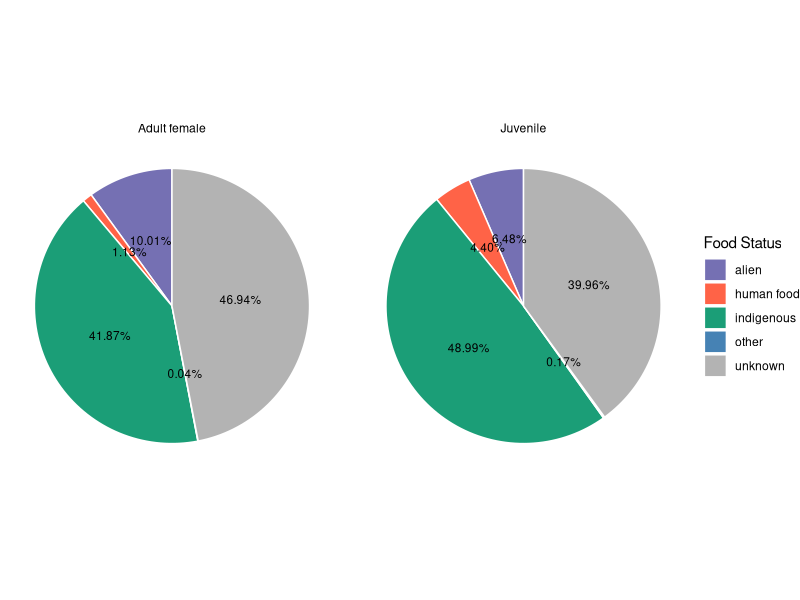
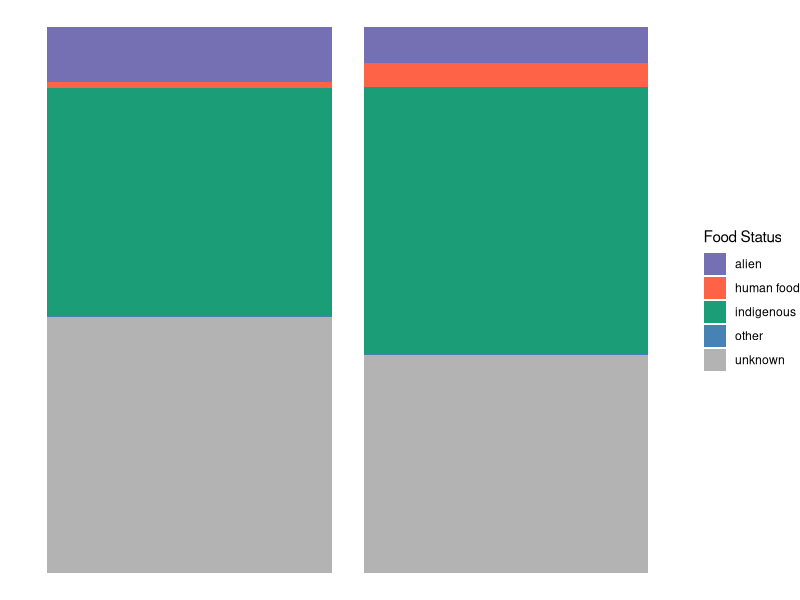
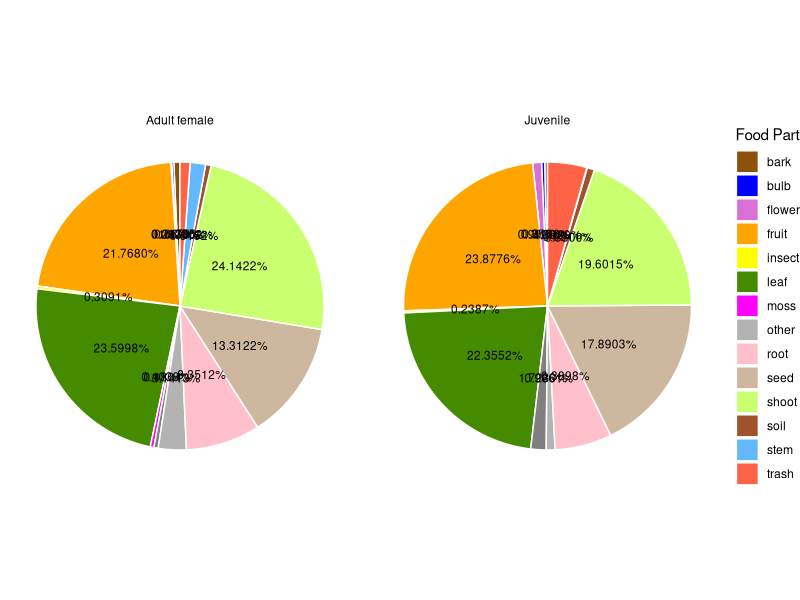
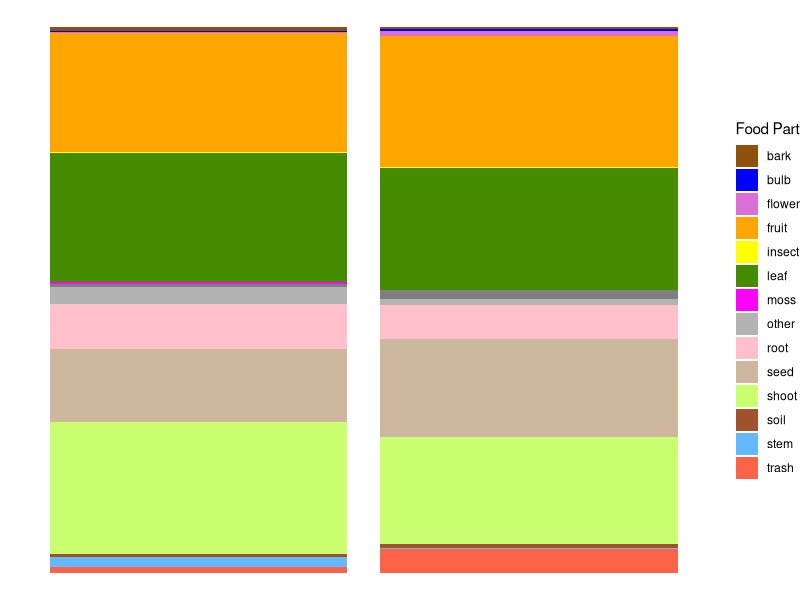

Generate these figures, in order, with R: (Note: this script raises an error after producing the figures.)
##########################################
############# Final Proj #################
########### Sophia Mummert ###############
############## 3/4/26 ####################
##########################################


#load libraries#
library(readxl)
library(dplyr)
library(hms)
library(tidyverse) 
library(readxl) 
library(ggplot2)
library(lubridate)
library(stringr)
library(lme4)
library(lmerTest)


#import datasets#
bintervention = read_excel("NVBP_Bintervention_Feeding.xlsx", 
                                       sheet = "Focal_Feeding")
binter_focal = read_excel("NVBP_Bintervention_Feeding.xlsx", 
                          sheet = "Focal_Behavior_Scans")

demography_table = read_excel("NV_DemographyTable.xlsx", 
                              sheet = "nv_demography_table", 
                              skip = 1, col_names = TRUE)
food_list = read_excel("List of foods observed eaten by NVT baboons.xlsx")

#----------------------------------------------------#
#                        Cleaning                    #
#----------------------------------------------------#

#cleaning time function taken from previous project
convert_mixed_time = function(x) {
  if (is.factor(x)) x = as.character(x)
  
  if (grepl("^1899-12-31", x)) {
    time_part = sub("1899-12-31\\s+", "", x)
    try_excel_hms = suppressWarnings(as.numeric(lubridate::hms(time_part)))
    if (!is.na(try_excel_hms)) return(try_excel_hms)
  }
  
  try_hms = suppressWarnings(as.numeric(lubridate::hms(x)))
  if (!is.na(try_hms)) return(try_hms)
  
  num = suppressWarnings(as.numeric(x))
  if (!is.na(num)) return(num * 86400)
  
  return(NA_real_)
}


### binter_focal bc I need to get the TMF start times ###
binter_focal$Focal_behavior = tolower(binter_focal$Focal_behavior)

binter_focal = binter_focal %>%
  select(Focal_Index, Date, ScanNumber, ScanTime, Focal_behavior) %>%
  filter(ScanNumber == 1) %>%
  filter(Focal_behavior == "feed")


binter_focal = binter_focal %>%
  mutate(
    ScanTime = sapply(ScanTime, convert_mixed_time)) %>%
  mutate(ScanEnd = ScanTime + 600)

#remove duplicate groups in binter_focal that need to be cleaned
time_binter = binter_focal %>%
  group_by(Focal_Index) %>%
  summarise(
    ScanTime = first(ScanTime),
    ScanEnd  = first(ScanEnd),
    .groups = "drop"
  )

#demography table
names(demography_table)[names(demography_table) == "alive_now?"] = "Status"
names(demography_table)[names(demography_table) == "age_categeory_first_seen"] = "Age_Cat"
names(demography_table)[names(demography_table) == "Code"] = "Focal_ID"

demog = demography_table %>%
  select(Name, Focal_ID, Sex, NV_Original, Status, Age_Cat) %>%
  filter(Focal_ID %in% c("ES", "MS", "ZN", "RB", "LK", "GR", "KB", "BV", "SU"))

demog[1,6] = "Parous"

#####------- plant foods df --------#####
food_list$Food_ID = tolower(food_list$Species)
names(food_list)[names(food_list) == "Native, Alien, or Alien Invasive?"] = "Status"
food_list$Status = tolower(food_list$Status)

food_list = food_list %>%
  distinct(Food_ID, .keep_all = TRUE)

######--------- full dataset -------#####
bintervention$Food_ID = tolower(bintervention$Food_ID)
bintervention$Food_part = tolower(bintervention$Food_part)

#clean time columns to convert to seconds, and use TMF as start times when 
#start times are missing
bintervention = bintervention %>% 
  mutate(start_time_sec = sapply(Start_time, convert_mixed_time), 
         end_time_sec = sapply(End_time, convert_mixed_time), 
        TMF_start = sapply(TMF_start, convert_mixed_time), 
        TMF_end = sapply(TMF_end, convert_mixed_time))

bintervention = bintervention %>%
  mutate(
    start_time_sec = coalesce(start_time_sec, TMF_start),
    end_time_sec   = coalesce(end_time_sec, TMF_end),
    Duration_sec = end_time_sec - start_time_sec
  )

#adding demography and food status
bintervention = bintervention %>%
  select(Focal_Index, Day, Month, Year, Date, Focal_ID, 
         Food_ID, Food_part, Context_and_comments, 
         TMF_start, start_time_sec, end_time_sec, 
         TMF_end, Duration_sec) %>%
  left_join(demog %>% select(Focal_ID, Sex, Age_Cat),
            by = "Focal_ID") %>%
  left_join(food_list %>% select(Food_ID, Status),
            by = "Food_ID")

#fixing some "other"
bintervention = bintervention %>%
  mutate(Status = if_else(str_detect(Food_part, "trash"), "human food", Status)) %>%
  mutate(Status = if_else(str_detect(Food_part, "head|heads|body"), "other", Status)) %>%
  mutate(Status = if_else(str_detect(Food_ID, "termites"), "other", Status)) %>%
  #mushroom can go into other instead of alien (will discuss this)
  mutate(Status = if_else(str_detect(Food_ID, "stereum ostrea"), "other", Status))
 #this is the last instance of "alien non-invasive, so I'm changing things up

#now just going to be alien versus indigenous, so changing all the "alien invasive" to just "alien"
bintervention = bintervention %>%
  mutate(Status = if_else(str_detect(Status, "alien invasive"), "alien", Status))

#making the rest of Status NAs unknown
bintervention = bintervention %>%
  mutate(Status = coalesce(Status, "unknown"))

#honestly this whole time_binter and time_bintervention fix took legitimately 
#2 days to figure out and I just kept throwing things at the code until I got it
#to work work and I'm almost positive there's a better way to do it but this is
#what I got. 

#basically, if the start and end times are there, keep
#next, if the TMF start or end was there (I added to my local excel file), then
#use those to fill in missing start or end time. 
#next, if bout start or end is empty AND TMF start or end time is empty, pull
#from the focal behavior scan with corresponding focal index (which I input for
#those missing focal_index in feeding tab on local file). Therefore, binterfocal 
#is filtered for: behavior = feed, scan = 1. SO that SHOULD account for all the 
#missing TMF start, then automatically adds 600 seconds for TMF end. I just 
#manually fill in the TMF ends for entries that had a start time but "in prog"
#for end. This accounts for all entries marked "in prog". The only 10 leftover 
#were from TMFs that have weird discrepancies in the field datasheets or are 
#missing the field sheets entirely.

time_bintervention = bintervention %>%
  left_join(time_binter, by = "Focal_Index") %>%
  mutate(
    TMF_start = ifelse(
      is.na(TMF_start) & is.na(start_time_sec),
      ScanTime,
      TMF_start
    ),
    TMF_end = ifelse(
      is.na(TMF_end) & is.na(end_time_sec),
      ScanEnd,
      TMF_end
    )
  ) %>%
  select(-ScanTime, -ScanEnd) %>%
  mutate(
    start_time_sec = coalesce(start_time_sec, TMF_start),
    end_time_sec   = coalesce(end_time_sec, TMF_end),
    Duration_sec = end_time_sec - start_time_sec
  )

time_bintervention = time_bintervention %>%
  mutate(
    Sex_Age = case_when(
      Sex == "female" & Age_Cat %in% c("Parous", "Nulliparous") ~ "Adult female",
      Age_Cat == "Juvenile" ~ "Juvenile",
      TRUE ~ paste(Age_Cat, Sex)
    )
  )

#I removed the 10 entries that still have NA in the duration section
#because I cannpt "clean" them in my dataset (missing, etc)
clean_bintervention = time_bintervention %>%
  select(Focal_Index, Date, Focal_ID, 
         Food_ID, Food_part, Status,
         Context_and_comments, 
         Duration_sec, Sex, Age_Cat, Sex_Age) %>%
  drop_na(Duration_sec)

# food part cleaning #
unique(bintervention$Food_part)

clean_food_part = clean_bintervention %>%
  select(Focal_Index, Focal_ID, Date, Food_ID, Food_part, Context_and_comments, 
         Duration_sec, Sex_Age) %>%
  mutate(
    Food_part_raw = str_to_lower(Food_part),
    Food_part_raw = str_trim(Food_part_raw),
    
    #all of this part is cleaning but in R because it seemed easier to catch things 
    Food_part_raw = str_replace_all(Food_part_raw, "\\(", ""),
    Food_part_raw = str_replace_all(Food_part_raw, "\\)", ""),
    
    Food_part_raw = str_replace_all(Food_part_raw, "leaves - mature", "mature leaf"),
    Food_part_raw = str_replace_all(Food_part_raw, "mature and young leaves", "mature leaf and young leaf"),
    Food_part_raw = str_replace_all(Food_part_raw, "fruti", "fruit"),
    Food_part_raw = str_replace_all(Food_part_raw, "fruits", "fruit"),
    Food_part_raw = str_replace_all(Food_part_raw, "leafs", "leaf"),
    Food_part_raw = str_replace_all(Food_part_raw, "leaves", "leaf"),
    Food_part_raw = str_replace_all(Food_part_raw, "leave", "leaf"),
    Food_part_raw = str_replace_all(Food_part_raw, "young sapling", "young leaf"),
    Food_part_raw = str_replace_all(Food_part_raw, "leavee", "leaf"),
    Food_part_raw = str_replace_all(Food_part_raw, "shoots?|short shoot|shoots", "shoot"),
    Food_part_raw = str_replace_all(Food_part_raw, "roots?", "root"),
    Food_part_raw = str_replace_all(Food_part_raw, "seeds?|brown seeds", "seed"),
    Food_part_raw = str_replace_all(Food_part_raw, "seed pods", "seed"),
    Food_part_raw = str_replace_all(Food_part_raw, "flowers?", "flower"),
    Food_part_raw = str_replace_all(Food_part_raw, "outer ?bark|inner bark", "bark"),
    Food_part_raw = str_replace_all(Food_part_raw, "matures leaf", "mature leaf"),
    Food_part_raw = str_replace_all(Food_part_raw, "mature leafs", "mature leaf"),
    Food_part_raw = str_replace_all(Food_part_raw, "immature leafs|immature leaf", "young leaf"),
    Food_part_raw = str_replace_all(Food_part_raw, "leaf,young", "young leaf"),
    Food_part_raw = str_replace_all(Food_part_raw, "matures leaf", "mature leaf"),
    Food_part_raw = str_replace_all(Food_part_raw, "mature leafs", "mature leaf"),
    Food_part_raw = str_replace_all(Food_part_raw, "immature leafs|immature leaf", "young leaf"),
    Food_part_raw = str_replace_all(Food_part_raw, "leaf,young", "young leaf"),
    Food_part_raw = str_replace_all(Food_part_raw, "leaf-young", "young leaf"),
    Food_part_raw = str_replace_all(Food_part_raw, "leaf-mature", "mature leaf"),
    Food_part_raw = str_replace_all(Food_part_raw, "mature leavee", "mature leaf"),
    Food_part_raw = str_replace_all(Food_part_raw, "fruit unripe", "unripe fruit"),
    Food_part_raw = str_replace_all(Food_part_raw, "stem base", "stem"),
    Food_part_raw = str_replace_all(Food_part_raw, "dirt|soil", "soil"),
    Food_part_raw = str_replace_all(Food_part_raw, "head|heads|body", "insect"),
    Food_part_raw = str_replace_all(Food_part_raw, "vine in tree", "vine"),
    Food_part_raw = str_replace_all(Food_part_raw, "peel", "other"),
    Food_part_raw = str_replace_all(Food_part_raw, "leaves/stick", "other"),
    Food_part_raw = str_replace_all(Food_part_raw, "na|unknown|unk", "other"),
    
    Food_part_raw = str_replace_all(Food_part_raw, "\\s*,\\s*", ","),
    
    Food_part_raw = str_replace_all(Food_part_raw, " and |/|&|-|\\.", ","),
    Food_part_raw = str_replace_all(Food_part_raw, ",+", ","),
    
    Food_part_raw = str_trim(Food_part_raw)) %>%
  
  #some have more than 1 plant part, separate them to be counted as separate ?
  mutate(
    n_parts = ifelse(is.na(Food_part_raw), 1,
                     str_count(Food_part_raw, ",") + 1)
  ) %>%
  
  separate_rows(Food_part_raw, sep = ",") %>%
  mutate(Food_part_raw = str_trim(Food_part_raw)) %>%
  
  #can't keep rewriting this cleaning code so adding breakthrough typos here
  mutate(
    Food_part_raw = str_replace_all(Food_part_raw, "shoots", "shoot"),
    Food_part_raw = str_replace_all(Food_part_raw, "insects", "insect"),
    Food_part_raw = str_replace_all(Food_part_raw, "mature leafe", "mature leaf"),
    Food_part_raw = str_replace_all(Food_part_raw, "shrub", "vine"),
    Food_part_raw = str_replace_all(Food_part_raw, "stick", "other"),
    
    Food_part_raw = str_trim(Food_part_raw)
  ) %>%
  
  #also want to distinguish between mature and young leaves + ripe fruit
  mutate(
    state = case_when(
      str_detect(Food_part_raw, "unripe") ~ "unripe",
      str_detect(Food_part_raw, "ripe") ~ "ripe",
      str_detect(Food_part_raw, "young|immature") ~ "young",
      str_detect(Food_part_raw, "mature") ~ "mature",
      TRUE ~ NA_character_
    ), 
    Food_part_clean = str_remove_all(
      Food_part_raw,
      "young|immature|mature|ripe|unripe"
    ),
    Food_part_clean = str_trim(Food_part_clean)) %>%
  
  mutate(
    duration_part = Duration_sec / n_parts
  )


unique(clean_food_part$Food_part_clean)

#---------------------------------------------------#
#                 Analyses                          #
#---------------------------------------------------#

#Exploring Food status by Sex and Age Class

food_status_summary = clean_bintervention %>%
  group_by(Sex_Age, Status) %>%  # Status = indigenous/exotic
  summarise(total_time = sum(Duration_sec, na.rm = TRUE)) %>%
  group_by(Sex_Age) %>%
  mutate(prop = total_time / sum(total_time))

ggplot(food_status_summary, 
       aes(x = "", y = prop, fill = Status)) +
  geom_col(width = 1, color = "white") +
  coord_polar(theta = "y") +
  facet_wrap(~ Sex_Age) +
  geom_text(aes(label = scales::percent(prop)),
            position = position_stack(vjust = 0.5),
            size = 3) +
  scale_fill_manual(values = c(
    "indigenous" = "#1b9e77",
    "alien" = "#7570b3",
    "unknown" = "grey70", 
    "other" = "steelblue",
    "human food" = "tomato"
  )) +
  labs(fill = "Food Status") +
  theme_void()

ggplot(food_status_summary, 
       aes(x = Sex_Age, y = prop, fill = Status)) +
  geom_col(position = "fill") +
  labs(y = "Proportion", fill = "Status") +
  scale_fill_manual(values = c(
    "indigenous" = "#1b9e77",
    "alien" = "#7570b3",
    "unknown" = "grey70", 
    "other" = "steelblue",
    "human food" = "tomato"
  )) +
  labs(fill = "Food Status") +
  theme_void()

#Exploring Food part usage by Sex and Age class

food_part_summary = clean_food_part %>%
  group_by(Sex_Age, Food_part_clean) %>%
  summarise(total_time = sum(duration_part, na.rm = TRUE)) %>%
  group_by(Sex_Age) %>%
  mutate(prop = total_time / sum(total_time))

ggplot(food_part_summary,
       aes(x = "", y = prop, fill = Food_part_clean)) +
  geom_col(width = 1, color = "white") +
  coord_polar(theta = "y") +
  facet_wrap(~ Sex_Age) +
  geom_text(aes(label = scales::percent(prop)),
            position = position_stack(vjust = 0.5),
            size = 3) +
  scale_fill_manual(values = c(
    "bark" = "#8c510a",
    "bulb" = "blue",
    "flower" = "orchid",
    "fruit" = "orange",
    "insect" = "yellow",
    "leaf" = "chartreuse4",
    "moss" = "magenta",
    "seed" = "bisque3",
    "shoot" = "darkolivegreen1",
    "soil" = "sienna",
    "stem" = "steelblue1",
    "trash" = "tomato",
    "vine" = "lavender",
    "other" = "grey70",
    "root" = "pink"
  )) +
  labs(fill = "Food Part") +
  theme_void() 

ggplot(food_part_summary, 
       aes(x = Sex_Age, y = prop, fill = Food_part_clean)) +
  geom_col(position = "fill") +
  labs(y = "Proportion", fill = "Status") +
  scale_fill_manual(values = c(
    "bark" = "#8c510a",
    "bulb" = "blue",
    "flower" = "orchid",
    "fruit" = "orange",
    "insect" = "yellow",
    "leaf" = "chartreuse4",
    "moss" = "magenta",
    "seed" = "bisque3",
    "shoot" = "darkolivegreen1",
    "soil" = "sienna",
    "stem" = "steelblue1",
    "trash" = "tomato",
    "vine" = "lavender",
    "other" = "grey70",
    "root" = "pink"
  )) +
  labs(fill = "Food Part") +
  theme_void()

#----------------------------------------------------------#


#### Comparison of Indigenous vs Alien Duration for AF and J
indiv_status = clean_bintervention %>%
  group_by(Focal_ID, Sex_Age, Sex, Status) %>%
  summarise(total_duration = sum(Duration_sec, na.rm = TRUE)) %>%
  group_by(Focal_ID) %>%
  mutate(prop_duration = total_duration / sum(total_duration)) %>%
  ungroup()

prop_alien_table = clean_bintervention %>%
  group_by(Focal_ID, Sex_Age) %>%
  summarise(
    total_time = sum(Duration_sec, na.rm = TRUE),
    alien_time = sum(Duration_sec[Status == "alien"], na.rm = TRUE),
    prop_alien = alien_time / total_time
  ) %>%
  ungroup()

prop_indigenous_table = clean_bintervention %>%
  group_by(Focal_ID, Sex_Age) %>%
  summarise(
    total_time = sum(Duration_sec, na.rm = TRUE),
    indigenous_time = sum(Duration_sec[Status == "indigenous"], na.rm = TRUE),
    prop_indigenous = indigenous_time / total_time
  ) %>%
  ungroup()

t.test(prop_alien ~ Sex_Age, data = prop_alien_table)
t.test(prop_indigenous ~ Sex_Age, data = prop_indigenous_table)


#Comparison of Alien vs Indigenous of Nulli vs Parous AF
adult_females = clean_bintervention %>%
  filter(Sex == "female", Age_Cat %in% c("Parous", "Nulliparous"))

adult_alien_prop = adult_females %>%
  group_by(Focal_ID, Age_Cat) %>%
  summarise(
    total_time = sum(Duration_sec, na.rm = TRUE),
    alien_time = sum(Duration_sec[Status == "alien"], na.rm = TRUE),
    prop_alien = alien_time / total_time
  ) %>%
  ungroup()

wilcox.test(prop_alien ~ Age_Cat, data = adult_alien_prop)

adult_indigenous_prop = adult_females %>%
  group_by(Focal_ID, Age_Cat) %>%
  summarise(
    total_time = sum(Duration_sec, na.rm = TRUE),
    indigenous_time = sum(Duration_sec[Status == "indigenous"], na.rm = TRUE),
    prop_indigenous = indigenous_time / total_time
  ) %>%
  ungroup()

wilcox.test(prop_alien ~ Age_Cat, data = adult_alien_prop)
wilcox.test(prop_indigenous ~ Age_Cat, data = adult_indigenous_prop)



#### Comparison of Fruit, Leaf, Insect, and Trash Duration for AF and J
indiv_food = clean_food_part %>%
  group_by(Focal_ID, Sex_Age, Food_part_clean) %>%
  summarise(n_bouts = n(),
            AverageBoutLength_ForID = mean(duration_part, na.rm = TRUE),
            TotalDuration_ForID = sum(duration_part, na.rm = TRUE)) %>%
  ungroup()

#compare means of fruit duration
fruit_duration = indiv_food %>%
  filter(Food_part_clean == "fruit")
t.test(AverageBoutLength_ForID ~ Sex_Age, data = fruit_duration)

#compare means of leaf duration
leaf_duration = indiv_food %>%
  filter(Food_part_clean == "leaf")
t.test(AverageBoutLength_ForID ~ Sex_Age, data = leaf_duration)

#compare means of insect duration *** (significant)
insect_duration = indiv_food %>%
  filter(Food_part_clean == "insect")
t.test(AverageBoutLength_ForID ~ Sex_Age, data = insect_duration)

#compare means of "human food" duration (grouped as Trash)
trash_duration = indiv_food %>%
  filter(Food_part_clean == "trash")
t.test(AverageBoutLength_ForID ~ Sex_Age, data = trash_duration)


#linear mixed models that account for Focal ID as random effect

#LMM fruit - not significant
lmm_fruit = lmer(duration_part ~ Sex_Age + (1 | Focal_ID), data = clean_food_part%>%
                   filter(Food_part_clean == "fruit"))
summary(lmm_fruit)

#LMM leaf - not significant
lmm_leaf = lmer(duration_part ~ Sex_Age + (1 | Focal_ID), data = clean_food_part%>%
                   filter(Food_part_clean == "leaf"))
summary(lmm_leaf)

#LMM shoots - not significant
lmm_shoot = lmer(duration_part ~ Sex_Age + (1 | Focal_ID), data = clean_food_part%>%
                   filter(Food_part_clean == "shoot"))
summary(lmm_shoot)

#LMM insect - significant 
lmm_insect = lmer(duration_part ~ Sex_Age + (1 | Focal_ID), data = clean_food_part%>%
                  filter(Food_part_clean == "insect"))
summary(lmm_insect)


#LMM trash - significant 
lmm_trash = lmer(duration_part ~ Sex_Age + (1 | Focal_ID), data = clean_food_part%>%
                  filter(Food_part_clean == "trash"))
summary(lmm_trash)

#Results table 
food_types = c("fruit", "leaf", "insect", "trash")
results_list = lapply(food_types, function(food) {
  model = lmer(
    duration_part ~ Sex_Age + (1 | Focal_ID),
    data = clean_food_part %>% filter(Food_part_clean == food)
  )
  coef_table = summary(model)$coefficients
  
  if ("Sex_AgeJuvenile" %in% rownames(coef_table)) {
    juvenile_row = data.frame(
      Food_part = food,
      Effect_Juvenile = coef_table["Sex_AgeJuvenile", "Estimate"],
      SE = coef_table["Sex_AgeJuvenile", "Std. Error"],
      t_value = coef_table["Sex_AgeJuvenile", "t value"],
      p_value = coef_table["Sex_AgeJuvenile", "Pr(>|t|)"]
    )
  } else {
    juvenile_row = data.frame(
      Food_part = food,
      Effect_Juvenile = NA,
      SE = NA,
      t_value = NA,
      p_value = NA
    )
  }
  return(juvenile_row)
})
food_part_LMM_results = bind_rows(results_list)

#individual diet: food part percentage table 
indiv_food_part_percentage = clean_food_part %>%
  group_by(Focal_ID, Sex_Age, Food_part_clean) %>%
  summarise(total_time = sum(duration_part, na.rm = TRUE)) %>%
  group_by(Focal_ID) %>%
  mutate(prop_time = total_time / sum(total_time)) %>%
  mutate(percent = round(prop_time * 100, 2)) %>%
  ungroup()
  

indiv_food_part_table = indiv_food_part_percentage %>%
  select(Focal_ID, Food_part_clean, Sex_Age, percent) %>%
  pivot_wider(names_from = Food_part_clean, values_from = percent) %>%
  replace(is.na(.), 0)

food_order = c("fruit", "leaf", "shoot", "seed", "root", "insect", "flower",
               "bark", "soil", "stem", "vine", "bulb", "moss", "trash", "other")

indiv_food_part_table = indiv_food_part_table %>%
  select(Focal_ID, Sex_Age, all_of(food_order)) %>%
  rename_with(~ paste0(str_to_title(.x), " (%)"),
              -c(Focal_ID, Sex_Age)) %>%
  rename(Class = Sex_Age) %>%
  arrange(Class)








### plot play
ggplot(clean_food_part, aes(x = duration_part)) +
  geom_histogram(bins = 30, fill = "steelblue")

summary(clean_food_part$duration_part)

#results: histogram shows skew in duration data which is expected for feeding
#times, and a high count of the 600 seconds (10 min entirety)

ggplot(clean_food_part, aes(x = duration_part)) +
  geom_histogram(bins = 30, fill = "steelblue") +
  scale_x_log10()

count_data = clean_food_part %>%
  group_by(Food_part_clean, Sex_Age) %>%
  summarise(n = n(), .groups = "drop")

clean_food_part$Food_part_clean = factor(clean_food_part$Food_part_clean, 
                                    levels = c("leaf", "fruit", "shoot", "seed", "root", 
                                               "bark", "flower", "insect", "trash", 
                                               "stem", "vine", "bulb", "moss", 
                                               "soil", "other"))

#is using log10 helpful here? 

ggplot(clean_food_part, aes(x = Food_part_clean, y = duration_part, fill = Sex_Age)) +
  geom_boxplot(alpha = 0.7) + 
  geom_jitter(aes(color = Sex_Age),
              position = position_jitterdodge(jitter.width = 0.2, 
                                              dodge.width = 0.8),
              alpha = 0.5) +
  geom_text (
    data = count_data,
    aes(x = Food_part_clean, y = 600 * 1.05, label = n),
    position = position_dodge(width = 0.8),
    size = 3) +
  
  labs(
    title = "Feeding Effort by Class and Food Part",
    x = "Food Part",
    y = "Log10 Duration (seconds)", 
    fill = "Class", 
    color = "Class") +
  
  theme_minimal() +
  scale_y_log10()


#versus 

clean_food_part$Food_part_clean = factor(clean_food_part$Food_part_clean, 
                                         levels = c("leaf", "fruit", "shoot", "seed", "root", 
                                                    "bark", "flower", "insect", "trash", 
                                                    "stem", "vine", "bulb", "moss", 
                                                    "soil", "other"))
                  
ggplot(clean_food_part, aes(x = Food_part_clean, y = duration_part, fill = Sex_Age)) +
  geom_boxplot(alpha = 0.7) +
  geom_jitter(aes(color = Sex_Age),
              position = position_jitterdodge(jitter.width = 0.2, 
                                              dodge.width = 0.8),
                alpha = 0.5) +
  geom_text (
    data = count_data,
    aes(x = Food_part_clean, y = 600 * 1.05, label = n),
    position = position_dodge(width = 0.8),
    size = 3) +
  labs(
    title = "Feeding Effort by Class and Food Part",
    x = "Food Part",
    y = "Duration (seconds)", 
    fill = "Class", 
    color = "Class"
  ) +
  theme_minimal()

#Feeding bout durations varied across food categories and showed substantial 
#individual-level variation between age classes (Fig. X), suggesting 
#heterogeneity in feeding behavior not captured by proportional diet measures.



##############Wilcoxon Tests####################
